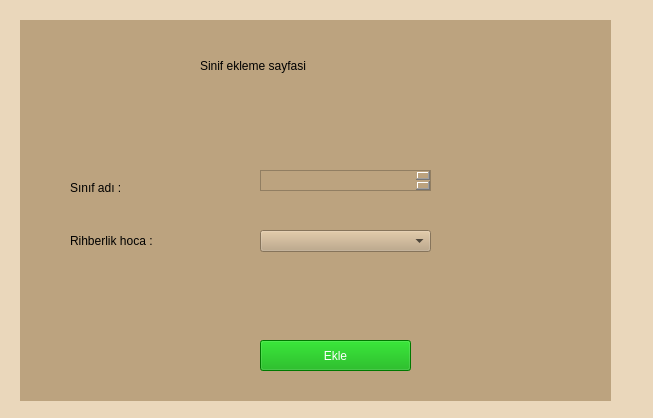
<?xml version="1.0" encoding="UTF-8"?>
<ui version="4.0">
 <class>addClass</class>
 <widget class="QMainWindow" name="addClass">
  <property name="geometry">
   <rect>
    <x>0</x>
    <y>0</y>
    <width>653</width>
    <height>418</height>
   </rect>
  </property>
  <property name="windowTitle">
   <string>Sınıf Ekleme</string>
  </property>
  <widget class="QWidget" name="centralwidget">
   <widget class="QWidget" name="widget" native="true">
    <property name="geometry">
     <rect>
      <x>0</x>
      <y>0</y>
      <width>801</width>
      <height>601</height>
     </rect>
    </property>
    <property name="styleSheet">
     <string notr="true">background-color: rgb(230, 255, 107);
background-color: rgb(234, 215, 187);</string>
    </property>
    <widget class="QWidget" name="widget_2" native="true">
     <property name="geometry">
      <rect>
       <x>20</x>
       <y>20</y>
       <width>591</width>
       <height>381</height>
      </rect>
     </property>
     <property name="styleSheet">
      <string notr="true">background-color: rgb(188, 163, 127);</string>
     </property>
     <widget class="QPushButton" name="pushButton">
      <property name="geometry">
       <rect>
        <x>240</x>
        <y>320</y>
        <width>151</width>
        <height>31</height>
       </rect>
      </property>
      <property name="styleSheet">
       <string notr="true">font: 75 14pt &quot;MS Shell Dlg 2&quot;;
color: rgb(255, 255, 255);
background-color: rgb(0, 170, 0);</string>
      </property>
      <property name="text">
       <string>Ekle</string>
      </property>
     </widget>
     <widget class="QComboBox" name="teachers_name_combo">
      <property name="geometry">
       <rect>
        <x>240</x>
        <y>210</y>
        <width>171</width>
        <height>22</height>
       </rect>
      </property>
     </widget>
     <widget class="QLabel" name="label_2">
      <property name="geometry">
       <rect>
        <x>50</x>
        <y>200</y>
        <width>171</width>
        <height>41</height>
       </rect>
      </property>
      <property name="styleSheet">
       <string notr="true">font: 75 14pt &quot;MS Shell Dlg 2&quot;;</string>
      </property>
      <property name="text">
       <string>Rihberlik hoca :</string>
      </property>
     </widget>
     <widget class="QTextEdit" name="name_class">
      <property name="geometry">
       <rect>
        <x>240</x>
        <y>150</y>
        <width>171</width>
        <height>21</height>
       </rect>
      </property>
     </widget>
     <widget class="QLabel" name="label">
      <property name="geometry">
       <rect>
        <x>50</x>
        <y>160</y>
        <width>101</width>
        <height>16</height>
       </rect>
      </property>
      <property name="styleSheet">
       <string notr="true">font: 75 14pt &quot;MS Shell Dlg 2&quot;;</string>
      </property>
      <property name="text">
       <string>Sınıf adı :</string>
      </property>
     </widget>
     <widget class="QLabel" name="label_3">
      <property name="geometry">
       <rect>
        <x>180</x>
        <y>10</y>
        <width>241</width>
        <height>71</height>
       </rect>
      </property>
      <property name="styleSheet">
       <string notr="true">font: 75 16pt &quot;MS Shell Dlg 2&quot;;</string>
      </property>
      <property name="text">
       <string>Sinif ekleme sayfasi</string>
      </property>
     </widget>
    </widget>
   </widget>
  </widget>
 </widget>
 <resources/>
 <connections/>
</ui>
